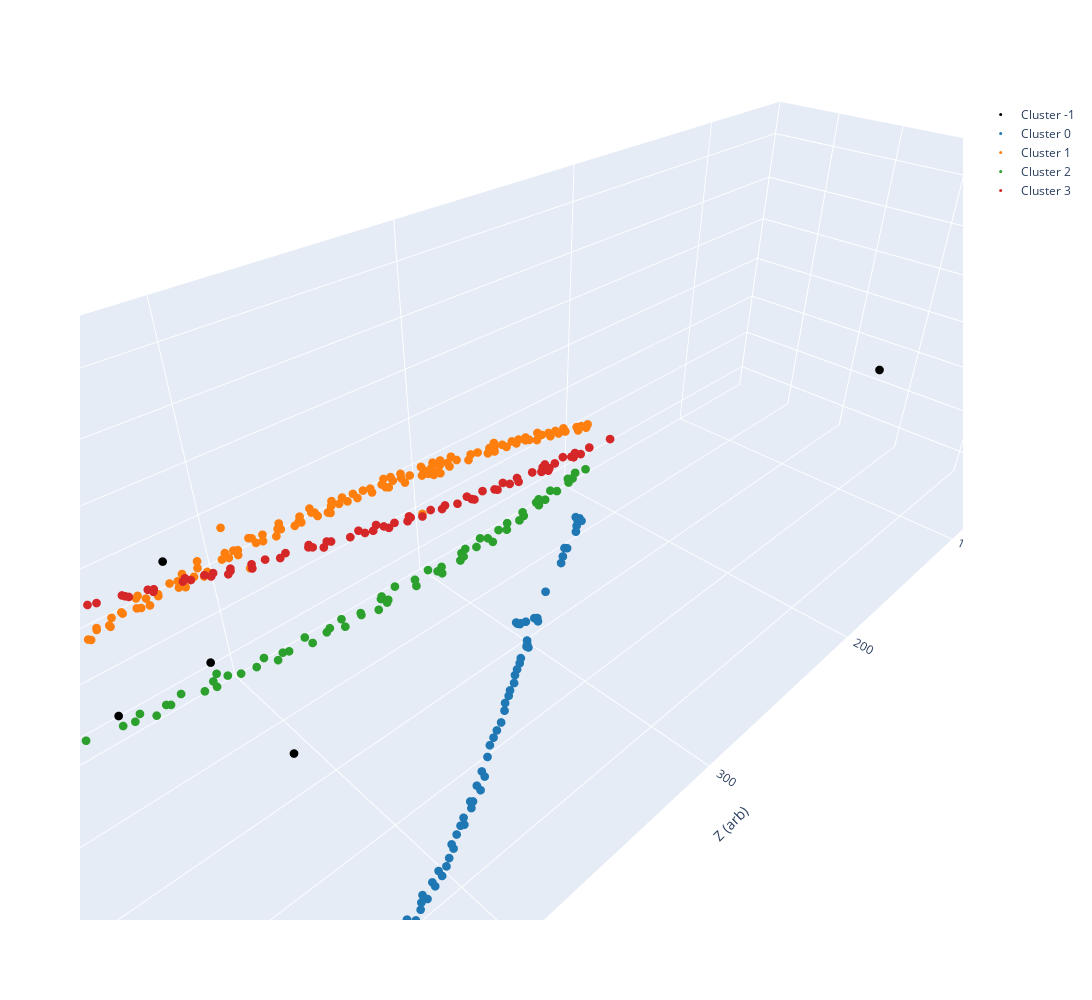

Write notebook code for a chart like this one.
### Code cell
# Plot of scaled data the clustering algorithm actually saw when clustering
fig = go.Figure()
for cluster in clusters:
    fig.add_trace(
        go.Scatter3d(
            x=cluster.clustered_data[:, 2], 
            y=cluster.clustered_data[:, 0], 
            z=cluster.clustered_data[:, 1], 
            mode="markers",
            legendgroup="clusters",
            marker= {
                "size": 3,
                "color": get_color(cluster.label)
            }, 
            name=f"Cluster {cluster.label}"
        )
    )
fig.update_layout(
    scene = {
        "xaxis_title": "Z (arb)",
        "yaxis_title": "X (arb)",
        "zaxis_title": "Y (arb)",
        "aspectratio": {
            "x": 3.3,
            "y": 1.0,
            "z": 1.0
        }
    },
    width=1300,
    height=1000,
)
